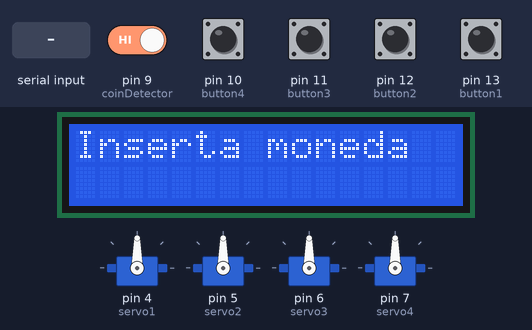
Simulated run of this sketch. Board: Arduino Uno, built with avr-gcc and run on an emulated ATmega328P. Parts: 4 × servo, 16×2 character LCD. The inputs (shaded band) are chosen by the test bench; at power-on: pin 9 (coinDetector) HIGH, pin 10 (button4), pin 11 (button3), pin 12 (button2), pin 13 (button1) LOW.

Above: at 3.7 s.
3.8 s: pin 9 (coinDetector) driven LOW
At 5.0 s:
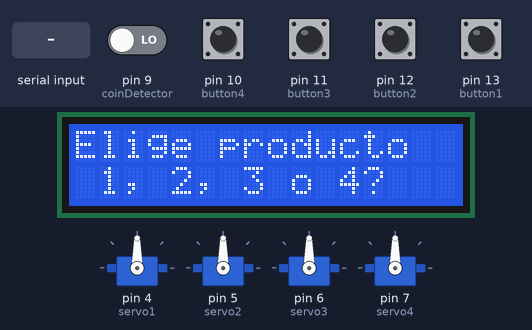
5.3 s: pin 10 (button4) pulled HIGH for 0.15 s
At 7.6 s:
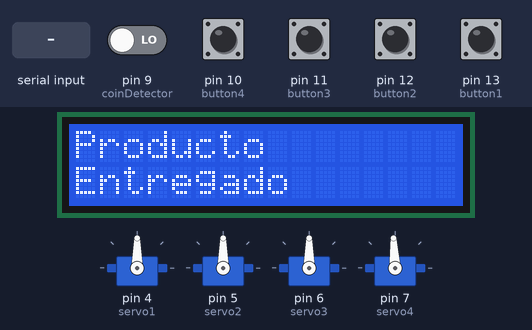
8.4 s: "a" received over Serial
At 9.2 s:
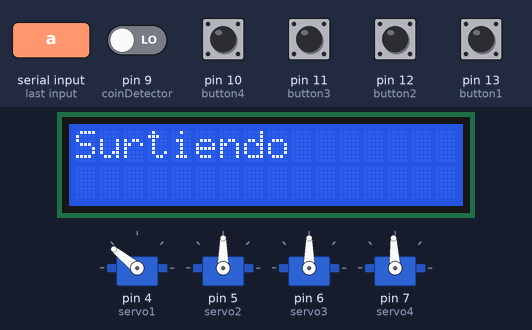
11.3 s: "b" received over Serial
At 13.1 s:
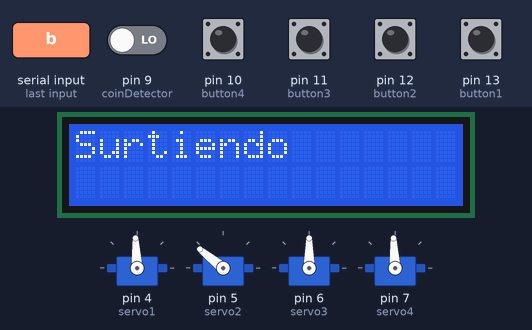
14.3 s: "c" received over Serial
At 16.2 s:
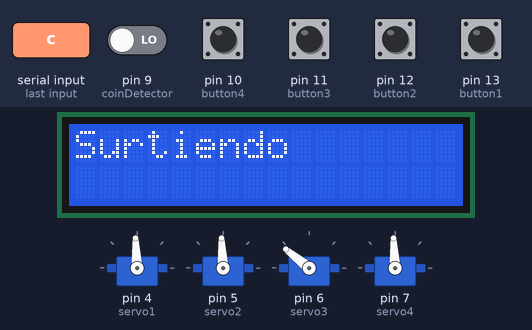
17.3 s: pin 9 (coinDetector) driven HIGH
Timing chart, 0 to 19.8 s (numbered marks = the images above; inputs shaded):
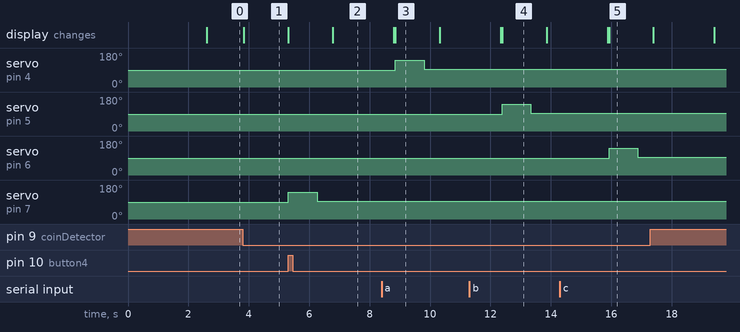

Measured:
- after the input at 3.8 s, the display: changes at once (image 1)
- after the input at 5.3 s, servo on pin 7 (servo4): 90° → 141° at once, → 93° 0.95 s later; the display: first changes at once (image 2 shows a later state)
- after the input at 8.4 s, servo on pin 4 (servo1): 90° → 141° after 0.45 s, → 93° 0.95 s later; the display: first differs from a run without the input after 0.45 s (image 3)
- after the input at 11.3 s, servo on pin 5 (servo2): 90° → 141° after 1.1 s, → 93° 0.95 s later; the display: first differs from a run without the input after 1.1 s (image 4)
- after the input at 14.3 s, servo on pin 6 (servo3): 90° → 141° after 1.6 s, → 93° 0.95 s later; the display: first differs from a run without the input after 1.6 s (image 5)
- what the display in image 3 shows lasts 1.4 s, from 8.9 s to 10.3 s

The sketch:

machineVending.ino
```cpp
#include <Servo.h>

#include <LiquidCrystal_I2C.h>

LiquidCrystal_I2C lcd(0x27,16,2);
Servo servo1, servo2, servo3, servo4;   // DS04-NFC motors

#define coinDetector 9

#define button1 13
#define button2 12
#define button3 11
#define button4 10

int botonPresionado;
int estado = 0;

void setup() {

  Serial.begin(9600);

  servo1.attach(4);
  servo2.attach(5);
  servo3.attach(6);
  servo4.attach(7);


  pinMode(coinDetector, INPUT);

  // Activating the digital pins pull up resistors
  pinMode(button1, INPUT);
  pinMode(button2, INPUT);
  pinMode(button3, INPUT);
  pinMode(button4, INPUT);

  lcd.init();
  lcd.backlight();
  lcd.clear();
  lcd.setCursor(0,0);
  lcd.print("Bienvenido");
  lcd.setCursor(0,1);
  lcd.print("Ingeniero");
  delay(2500);
  lcd.clear();


}
void loop() {

  lcd.clear();
  lcd.setCursor(0, 0);
  lcd.print("Inserta moneda");

  // espera a detectar moneda
  while (true) {
    if (digitalRead(coinDetector) == LOW) { // Si detecta moneda, manda a low y sale del bucle while
      break;
    }
  }

  delay(10);
  lcd.clear();
  lcd.setCursor(0, 0);
  lcd.print("Elige producto");
  lcd.setCursor(0, 1);
  lcd.print(" 1, 2, 3 o 4?");

  // Espera detectar que boton es presionado
  while (true) {

    if(Serial.available() > 0 || digitalRead(button2) == HIGH || digitalRead(button2) == HIGH || digitalRead(button3) == HIGH || digitalRead(button4) == HIGH)
    {
    estado = Serial.read();

      if(estado == 'a' || digitalRead(button1) == HIGH){
        botonPresionado = 1;
        break;
        }
      if(estado == 'b' || digitalRead(button2) == HIGH){
        botonPresionado = 2;
        break;
        }
      if(estado == 'c' || digitalRead(button3) == HIGH){
        botonPresionado = 3;
        break;
        }
      if(estado == 'd' || digitalRead(button4) == HIGH){
        botonPresionado = 4;
        break;
        }
    }

    /* if (digitalRead(button1) == HIGH) {
            botonPresionado = 1;
            break;
          }
          if (digitalRead(button2) == HIGH) {
            botonPresionado = 2;
            break;
          }
          if (digitalRead(button3) == HIGH) {
            botonPresionado = 3;
            break;
          }
          if (digitalRead(button4) == HIGH) {
            botonPresionado = 4;
            break;
    */
    }


  // Imprime "Surtiendo"
  lcd.clear();
  lcd.setCursor(0, 0);
  lcd.print("Surtiendo");

  switch (botonPresionado) {
    case 1:

      servo1.writeMicroseconds(2000); // rotate
      delay(950);
      servo1.writeMicroseconds(1500);  // stop
      delay(500);

      break;

     case 2:

      servo2.writeMicroseconds(2000); // rotate
      delay(950);
      servo2.writeMicroseconds(1500);  // stop
      delay(500);

      break;

      case 3:

      servo3.writeMicroseconds(2000); // rotate
      delay(950);
      servo3.writeMicroseconds(1500);  // stop
      delay(500);

      break;

      case 4:

      servo4.writeMicroseconds(2000); // rotate
      delay(950);
      servo4.writeMicroseconds(1500);  // stop
      delay(500);

      break;
  }

  lcd.clear();
  lcd.setCursor(0, 0);
  lcd.print("Producto");
  lcd.setCursor(0, 1);
  lcd.print("Entregado");
  delay(2000);
}
```
